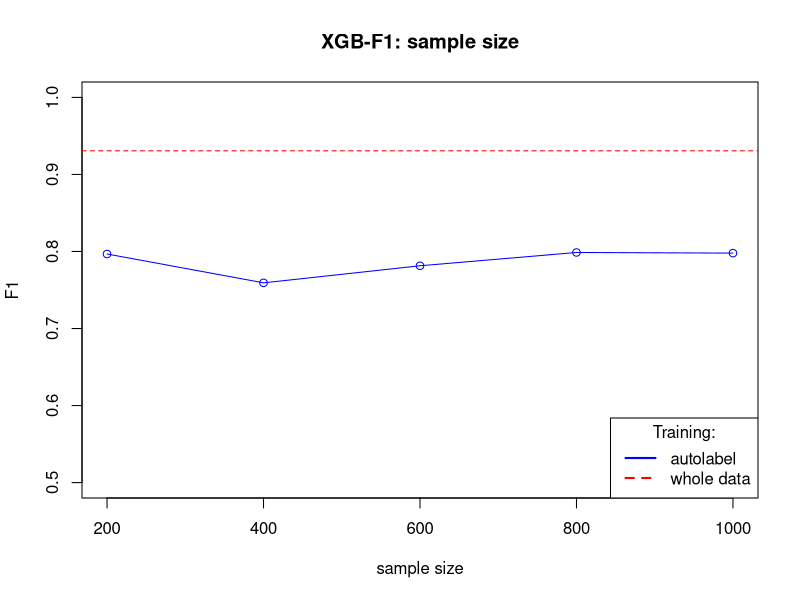
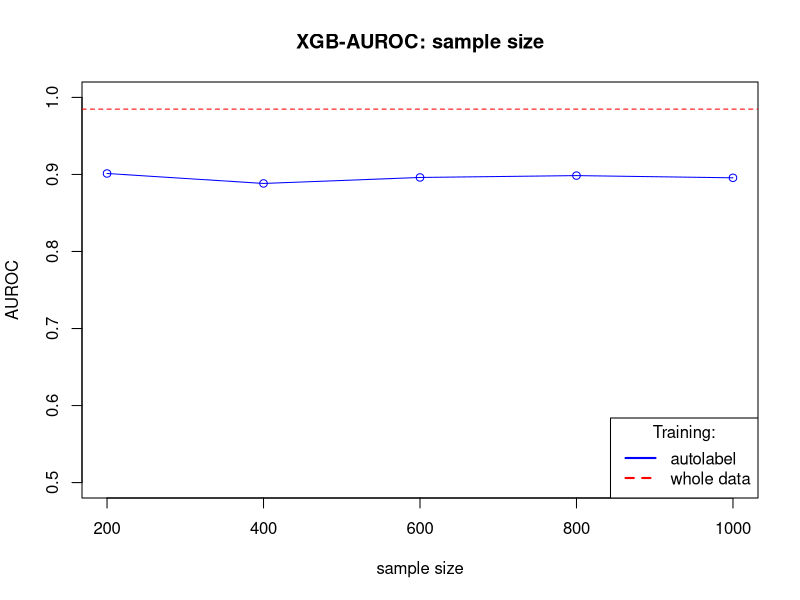
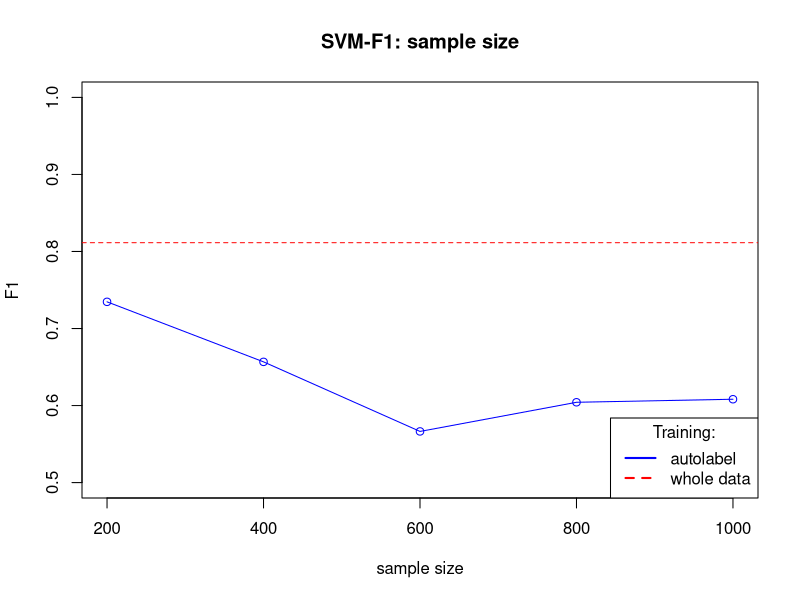
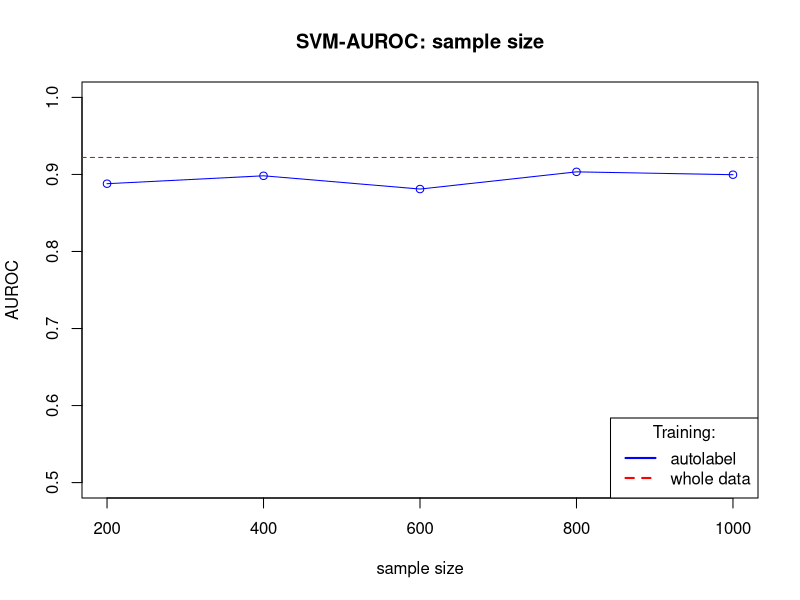

Here is the R script that generated these plots, in order:
if (!require(glue))
  install.packages('glue')
library(glue)

data_to_compare <- read.csv('experiments/experiments_results/whole_data_to_compare.csv', header = TRUE, sep = ",")
f1_col <- 'final.F1'
auroc_col <- 'final.AUROC'
y_lim <- c(0.5, 1)

xgb_result <- data_to_compare[data_to_compare$classifier=='xgb', ]
xgb_f1_compare    <- xgb_result[[f1_col]][1]
xgb_auroc_compare <- xgb_result[[auroc_col]][1]
svm_result <- data_to_compare[data_to_compare$classifier=='svm', ]
svm_f1_compare    <- svm_result[[f1_col]][1]
svm_auroc_compare <- svm_result[[auroc_col]][1]

common_plot <- function(data ,X_column, desc){
  xgb_data <- data[data$classifier=='xgb',]
  xgb_F1s <- xgb_data[[f1_col]]
  xgb_AUROCs <- xgb_data[[auroc_col]]
  
  svm_data <- data[data$classifier=='svm',]
  svm_F1s <- svm_data[[f1_col]]
  svm_AUROCs <- svm_data[[auroc_col]]
  
  Xs <- xgb_data[[X_column]]
  
  # plot xgb-f1
  plot(Xs, xgb_F1s, main = glue('XGB-F1: {desc}'), type = 'o', col = 'blue', ylim = y_lim, xlab = desc, ylab = 'F1')
  abline(h = xgb_f1_compare, col='red', lty=2)
  legend(x = 'bottomright', title = 'Training:', c('autolabel', 'whole data'), lty=c(1, 2), col=c('blue','red'), lwd = 2)
  
  # plot xgb-auroc
  plot(Xs, xgb_AUROCs, main = glue('XGB-AUROC: {desc}'),type = 'o', col = 'blue', ylim = y_lim, xlab = desc, ylab = 'AUROC')
  abline(h = xgb_auroc_compare, col='red', lty=2)
  legend(x = 'bottomright', title = 'Training:', c('autolabel', 'whole data'), lty=c(1, 2), col=c('blue','red'), lwd = 2)
  
  # plot svm-f1
  plot(Xs, svm_F1s, main = glue('SVM-F1: {desc}'),type = 'o', col = 'blue', ylim = y_lim, xlab = desc, ylab = 'F1')
  abline(h = svm_f1_compare, col='red', lty=2)
  legend(x = 'bottomright', title = 'Training:', c('autolabel', 'whole data'), lty=c(1, 2), col=c('blue','red'), lwd = 2)
  
  # plot svm-auroc
  plot(Xs, svm_AUROCs, main = glue('SVM-AUROC: {desc}'),type = 'o', col = 'blue', ylim = y_lim, xlab = desc, ylab = 'AUROC')
  abline(h = svm_auroc_compare, col='red', lty=2)
  legend(x = 'bottomright', title = 'Training:', c('autolabel', 'whole data'), lty=c(1, 2), col=c('blue','red'), lwd = 2)
  
}


plot_labelled_set_size_results <- function(){
  data <- read.csv('experiments/experiments_results/labelled_set_size-certainty_threshold.csv', header = TRUE, sep = ",")

  common_plot(data, 'percentage.of.train.size.labelled', 'perc. of labelled')
}

plot_sample_size_results <- function(){
  data <- read.csv('experiments/experiments_results/sample_size-certainty_threshold.csv', header = TRUE, sep = ",")
  
  common_plot(data, 'sample_size', 'sample size')
}

plot_autolabel_perc_results <- function(){
  data <- read.csv('experiments/experiments_results/autolabel_percent_certainty_threshold.csv', header = TRUE, sep = ",")
  
  common_plot(data, 'autolabel_percent', 'autolabel percent')
}

plot_certainties <- function(){
  data <- read.csv('experiments/experiments_results/CERTAINTIES.csv', header = TRUE, sep = ",")
  certainties <- data[['mean_certainty']]
  plot(certainties, main = glue('Mean certainty over algorithm'), type = 'l', col = 'blue', ylim = c(0.8, 0.95), xlab = 'iteration', ylab = 'mean certainty')
}



#plot_labelled_set_size_results()
plot_sample_size_results()
#plot_autolabel_perc_results()
#plot_certainties()